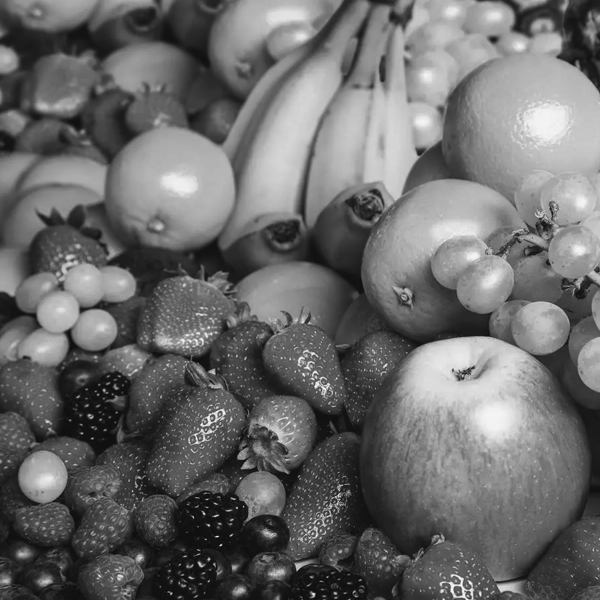
#> input picture hw2/fruit.tif, 600 x 600 px
$ python proj2.py
#> lines starting #> are read from the running program, lines starting #| are printed output that depends on the picture
import cv2
import numpy as np
from PIL import Image
import matplotlib.pyplot as plt

if __name__ == '__main__':

    img = cv2.imread('fruit.tif', 0)
#> img is the input picture: shape (600, 600); min 8, max 255, mean 106.3

    padding = cv2.copyMakeBorder(img, 0, 600, 0, 600, cv2.BORDER_CONSTANT)

    # Fourier magnitude spectrum 600*600
    fft = np.fft.fft2(img)
    dft_shift = np.fft.fftshift(fft)
    magnitude_spectrum_b = 20*np.log(np.abs(dft_shift))

    # Fourier magnitude spectrum 1200*1200
    fft = np.fft.fft2(padding)
    dft_shift = np.fft.fftshift(fft)
    magnitude_spectrum = 20*np.log(np.abs(dft_shift))

    # make Gaussian LPF
    M = 600
    N = 600
    # (100^2 * pi) / 600^2 = ((D0')^2 * pi) / 1200^2, and new D0 equals 200
    new_D0 = 200
    H = np.zeros((2*M, 2*N), dtype=np.float32)
    for u in range(2*M):
        for v in range(2*N):
            D = np.sqrt((u-M)**2 + (v-N)**2)
            H[u, v] = np.exp(-D**2/(2*new_D0*new_D0))

    after_LPF = dft_shift*H
    iLPF = np.real(np.fft.ifft2(np.fft.ifftshift(after_LPF)))
    after_HPF = dft_shift*(1-H)
    iHPF = np.real(np.fft.ifft2(np.fft.ifftshift(after_HPF)))
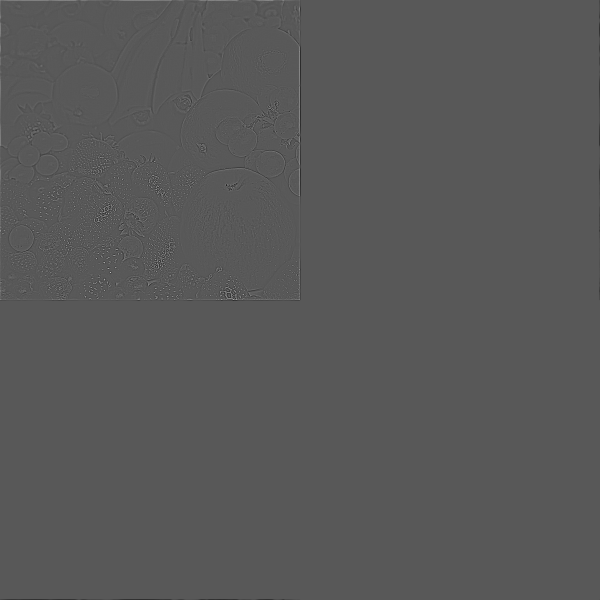
#> iHPF: shape (1200, 1200) float64 (shown at 1/2 size); min -66.43, max 124.3, mean 0; drawn with min black and max white

    # plot LPF and HPF
    plt.subplot(211)
    plt.imshow(H, cmap='gray')
    plt.title('LPF'), plt.xticks([]), plt.yticks([])
    plt.subplot(212)
    plt.imshow(1-H, cmap='gray')
    plt.title('HPF'), plt.xticks([]), plt.yticks([])
    plt.show()

    # plot other required results
    plt.subplot(321)
    plt.imshow(img, cmap='gray')
    plt.title('Input Image'), plt.xticks([]), plt.yticks([])
    plt.subplot(322)
    plt.imshow(magnitude_spectrum_b, cmap='gray')
    plt.title('Magnitude Spectrum with 600*600'), plt.xticks([]), plt.yticks([])
    plt.subplot(323)
    plt.imshow(np.abs(after_LPF), cmap='gray')
    plt.title('output spectrum LPF'), plt.xticks([]), plt.yticks([])
    plt.subplot(324)
    plt.imshow(np.abs(after_HPF), cmap='gray')
    plt.title('output spectrum HPF'), plt.xticks([]), plt.yticks([])
    plt.subplot(325)
    plt.imshow(np.abs(iLPF)[0:600, 0:600], cmap='gray')
    plt.title('output LPF'), plt.xticks([]), plt.yticks([])
    plt.subplot(326)
    plt.imshow(np.abs(iHPF)[0:600, 0:600], cmap='gray')
    plt.title('output HPF'), plt.xticks([]), plt.yticks([])
    plt.show()
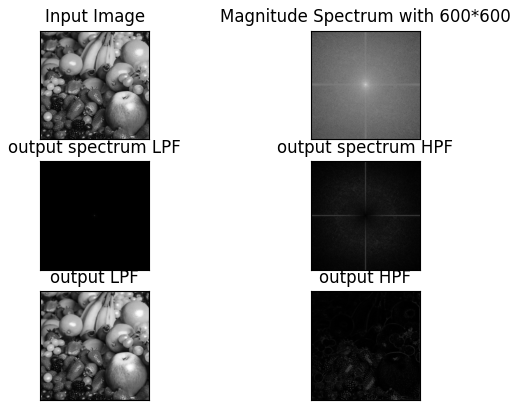
#> figure drawn by matplotlib, 6 panels

    # find top 25 frequencies
    frequency_list = []
    for i in range(0, int(M/2)):
        for j in range(0, N):
            frequency_list.append([magnitude_spectrum_b[i][j], i, j])
#> after the loop, frequency_list = 180000 items
    sorted_list = sorted(frequency_list)
#> sorted_list = 180000 items

    print("Top 25 DFT frequencies:")
    for i in range(-25, 0):
        print(sorted_list[i][1:3])
#> this loop made 25 passes
#| [296, 298]
#| [298, 305]
#| [299, 297]
#| [297, 296]
#| [294, 301]
#| [296, 296]
#| [299, 296]
#| [297, 302]
#> (further printed lines are left out)

    # save images
    magnitude_spectrum_save = Image.fromarray(
        magnitude_spectrum_b.astype(np.uint8))
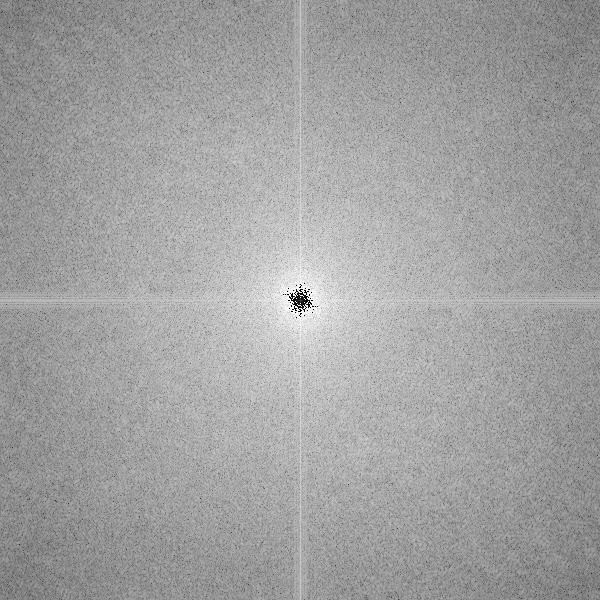
#> magnitude_spectrum_save: PIL image 600x600 L; min 0, max 255, mean 161.2
    magnitude_spectrum_save.save(
        "img/fruit_magnitude_spectrum.png", dpi=(150, 150))
    LPF_save = Image.fromarray((H*255).astype(np.uint8))
    LPF_save.save("img/fruit_LPF.png", dpi=(150, 150))
    HPF_save = Image.fromarray(((1-H)*255).astype(np.uint8))
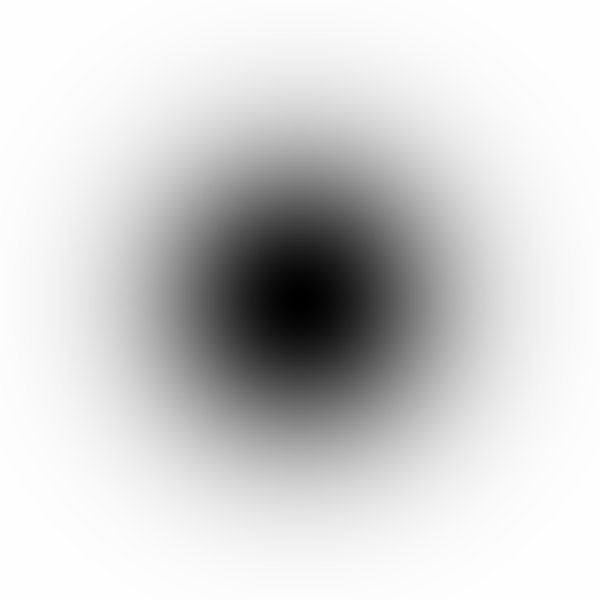
#> HPF_save: PIL image 1200x1200 L (shown at 1/2 size); min 0, max 254, mean 210.2
    HPF_save.save("img/fruit_HPF.png", dpi=(150, 150))
    #
    after_LPF_save = Image.fromarray(np.abs(after_LPF).astype(np.uint8))
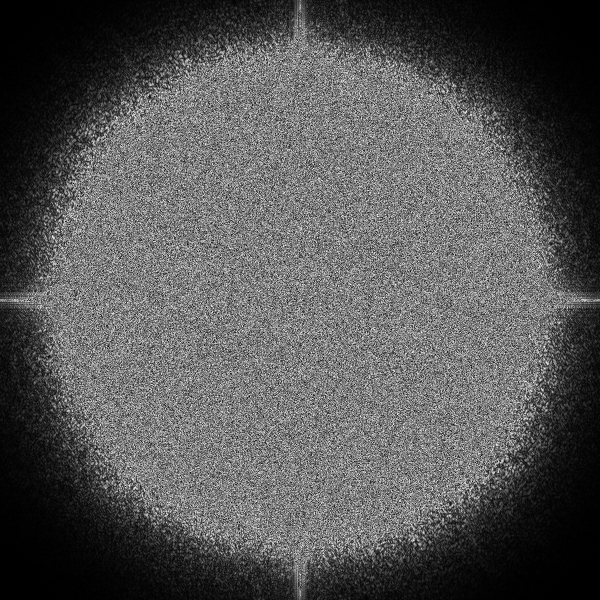
#> after_LPF_save: PIL image 1200x1200 L (shown at 1/2 size); min 0, max 255, mean 85.3
    after_LPF_save.save("img/Magnitude responses of GLPF.png", dpi=(150, 150))
    after_HPF_save = Image.fromarray(np.abs(after_HPF).astype(np.uint8))
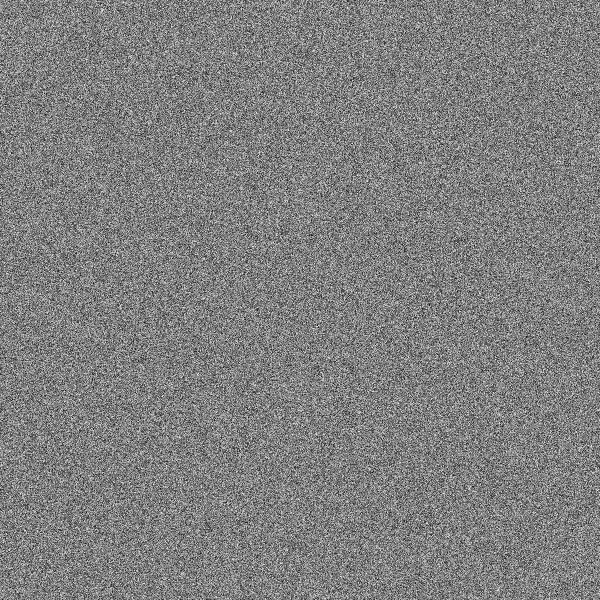
#> after_HPF_save: PIL image 1200x1200 L (shown at 1/2 size); min 0, max 255, mean 127.5
    after_HPF_save.save("img/Magnitude responses of GHPF.png", dpi=(150, 150))
    #
    output_LPF = Image.fromarray(iLPF[0:600, 0:600].astype(np.uint8))
    output_LPF.save("img/fruit_output_LPF.png", dpi=(150, 150))
    output_HPF = Image.fromarray(np.abs(iHPF)[0:600, 0:600].astype(np.uint8))
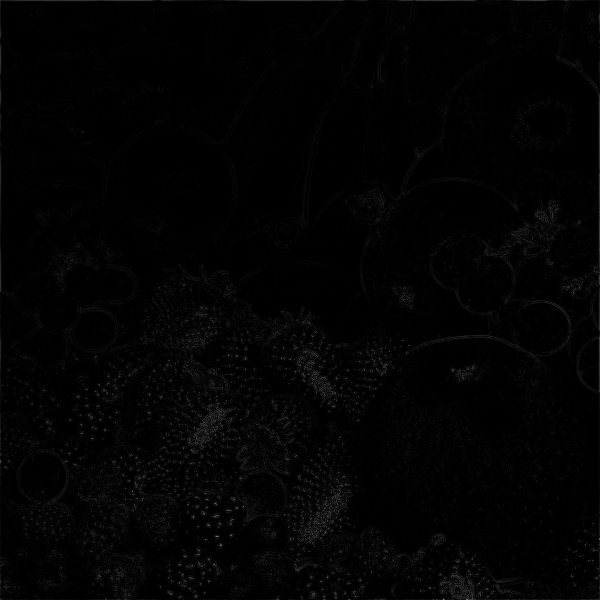
#> output_HPF: PIL image 600x600 L; min 0, max 124, mean 2.8
    output_HPF.save("img/fruit_output_HPF.png", dpi=(150, 150))

    cv2.waitKey()
